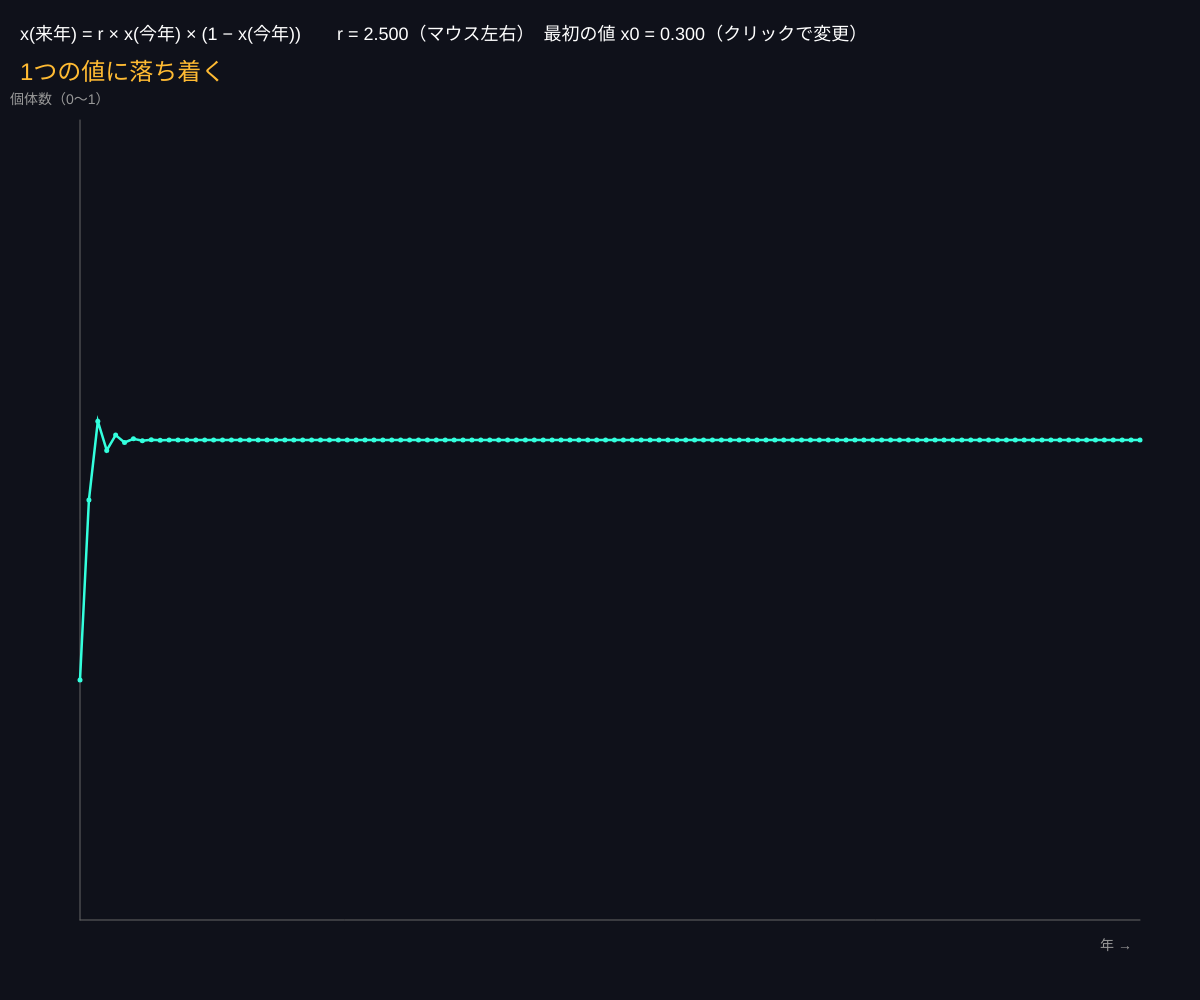
Frame 1 (no input)
Frame 60 (no input): identical to frame 1, image omitted
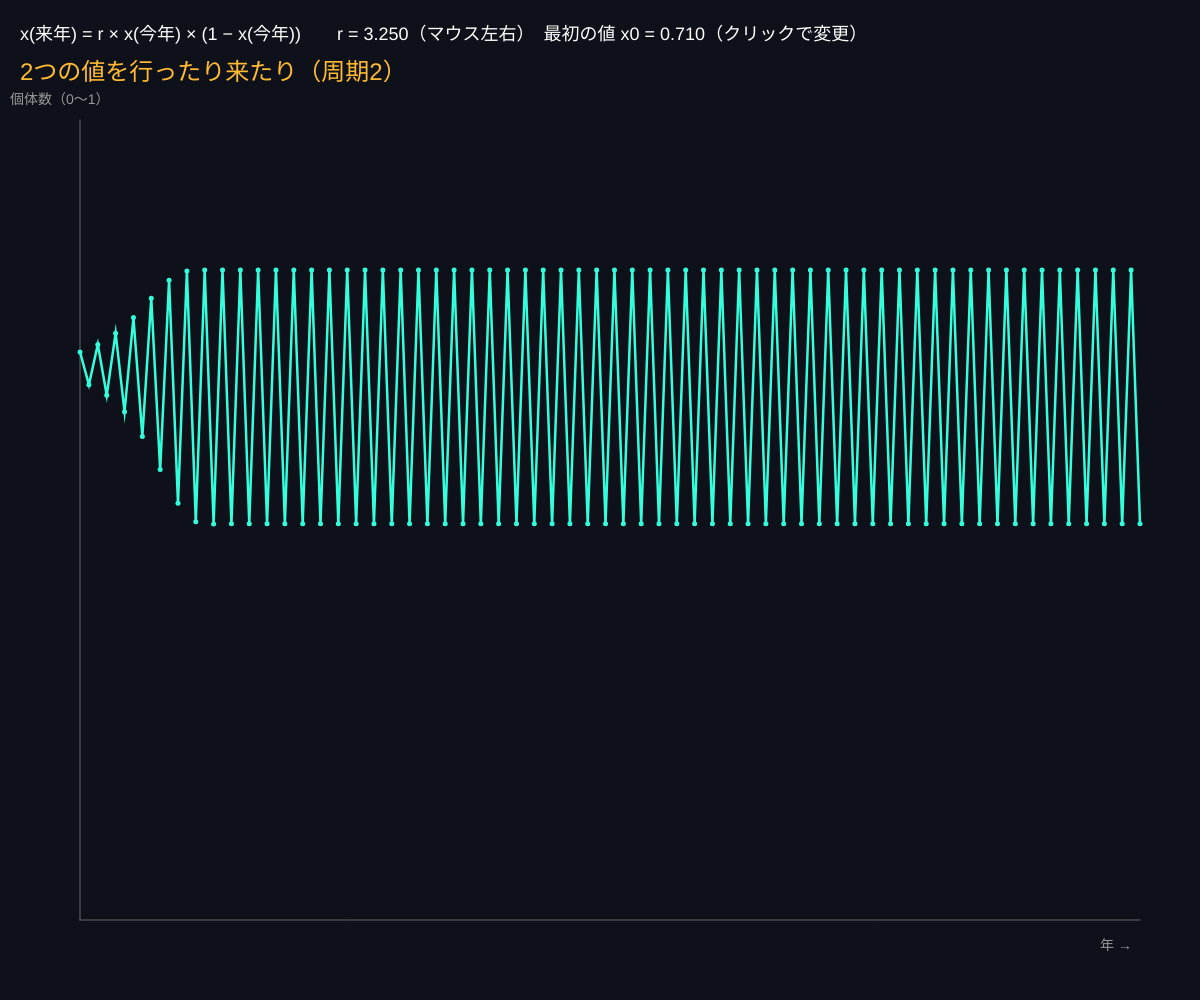
Frame 120 (the mouse pressed at the canvas centre since frame 60)

The p5.js sketch that drew these frames (run headless with seeded random() and noise() and a simulated clock; from frame 60 on, the mouse is pressed at the canvas centre):

// p5.js sketch
// ── sketch.js
// ============================================
// 00 ロジスティック写像（1行の式が暴れだす）
// 来年の個体数 = r × 今年の個体数 × (1 − 今年の個体数)
// r を少し変えるだけで、落ち着く → 2つを行ったり来たり → 4つ → … → カオス
// マウス左右 = r（2.5〜4.0） / クリックで最初の値をランダムに
// ============================================

let r = 3.2;
let x0 = 0.3; // 最初の値
let N = 120; // 何年ぶん計算するか

function setup() {
  createCanvas(windowWidth, windowHeight);
  colorMode(HSB, 360, 100, 100, 100);
}

function draw() {
  background(230, 40, 10);
  r = map(mouseX, 0, width, 2.5, 4.0, true);

  // ---- 計算：x を N 回更新する ----
  let xs = [x0];
  for (let i = 1; i < N; i++) {
    let x = xs[i - 1];
    xs.push(r * x * (1 - x)); // ★ これが全部
  }

  // ---- グラフを描く ----
  let left = 80, right = width - 60, top = 120, bottom = height - 80;
  stroke(0, 0, 40);
  strokeWeight(1);
  line(left, bottom, right, bottom);
  line(left, top, left, bottom);

  noFill();
  stroke(170, 80, 100);
  strokeWeight(2.5);
  beginShape();
  for (let i = 0; i < N; i++) {
    vertex(map(i, 0, N - 1, left, right), map(xs[i], 0, 1, bottom, top));
  }
  endShape();
  noStroke();
  fill(170, 80, 100);
  for (let i = 0; i < N; i++) circle(map(i, 0, N - 1, left, right), map(xs[i], 0, 1, bottom, top), 5);

  // 最後の 40 年の値が、いくつの値に落ち着いているか（周期）
  let tail = xs.slice(-40).map((v) => round(v * 1000));
  let distinct = new Set(tail).size;
  let state = distinct === 1 ? '1つの値に落ち着く' : distinct <= 2 ? '2つの値を行ったり来たり（周期2）' : distinct <= 4 ? '周期4' : distinct <= 8 ? '周期8' : 'カオス（同じ値に戻らない）';

  fill(0, 0, 100);
  textSize(18);
  text('x(来年) = r × x(今年) × (1 − x(今年))　　r = ' + nf(r, 1, 3) + '（マウス左右）　最初の値 x0 = ' + nf(x0, 1, 3) + '（クリックで変更）', 20, 40);
  textSize(24);
  fill(40, 80, 100);
  text(state, 20, 80);
  fill(0, 0, 60);
  textSize(14);
  text('年 →', right - 40, bottom + 30);
  text('個体数（0〜1）', left - 70, top - 16);
}

function mousePressed() {
  x0 = random(0.01, 0.99);
}

// ---------- やってみよう ----------
// 1. r をゆっくり右へ。2.5 → 3.0（落ち着く）→ 3.2（周期2）→ 3.5（周期4）→ 3.57…（カオス）
// 2. r = 3.83 付近に、カオスの中に「周期3」の窓がある。探してみよう
// 3. カオスのとき、クリックで x0 を変えると、グラフは全然違う形になる（初期値敏感性）
